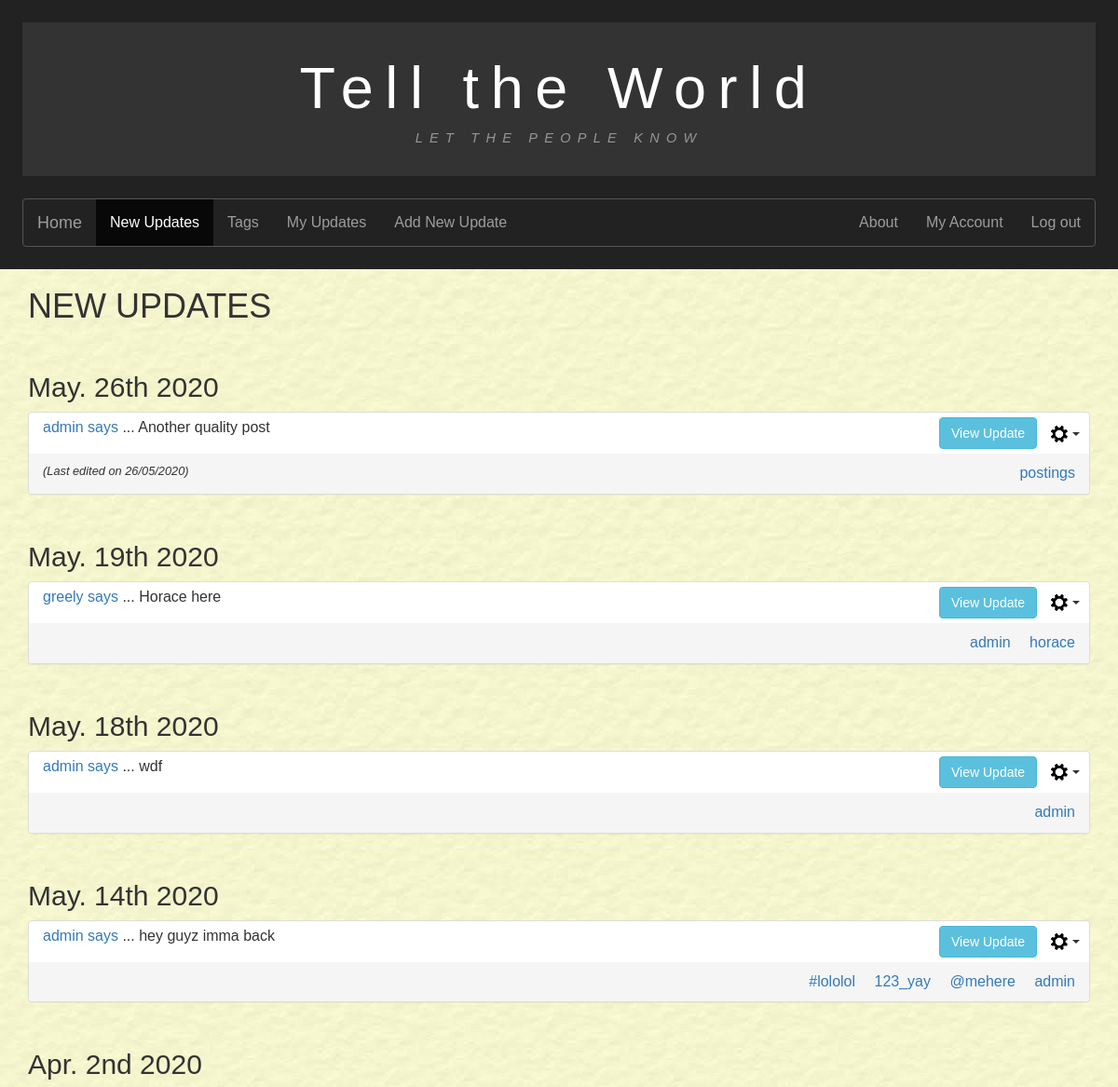
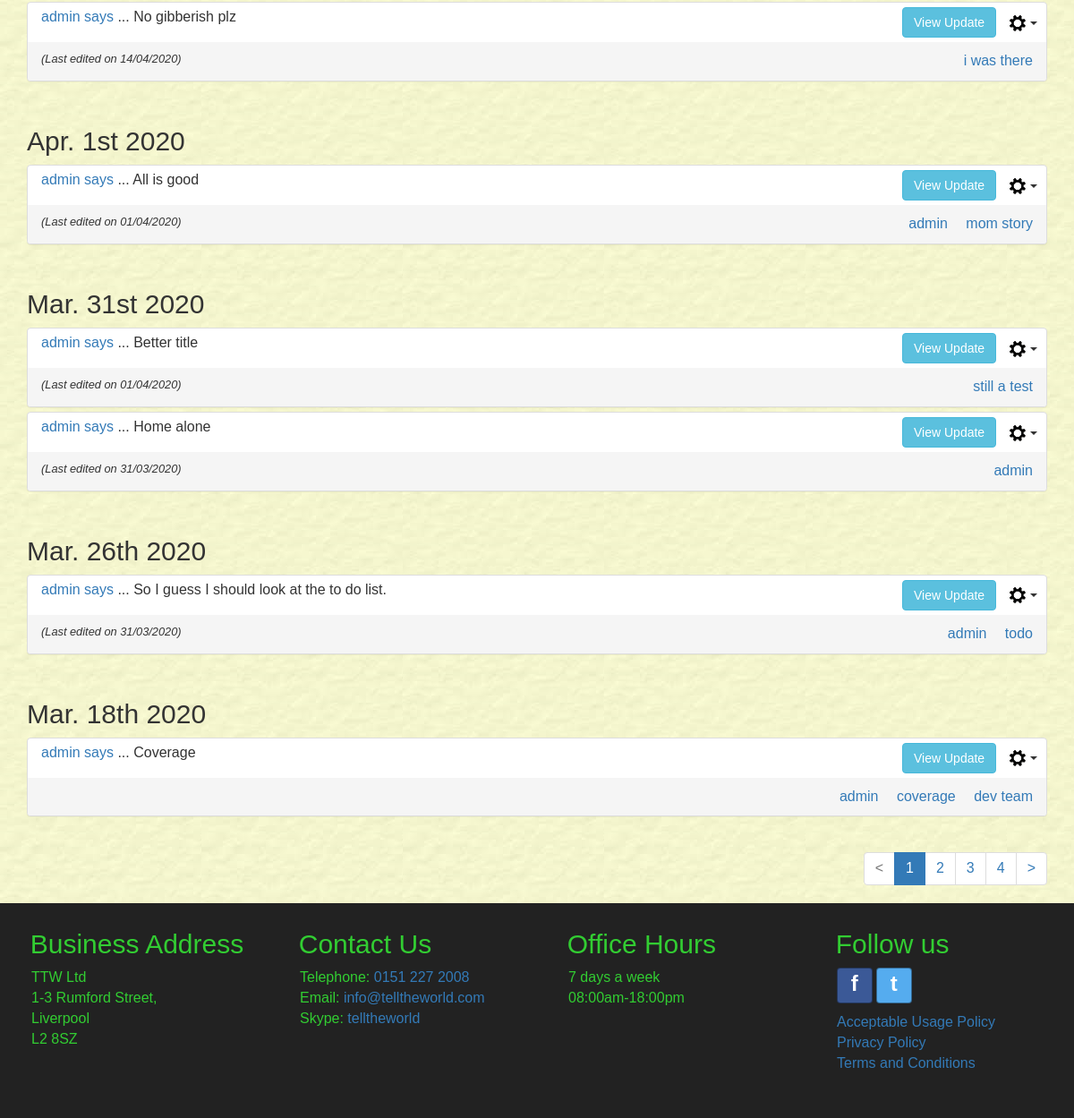
The page /newupdates/ (signed in) on the database as committed earlier (2 pictures, top to bottom).
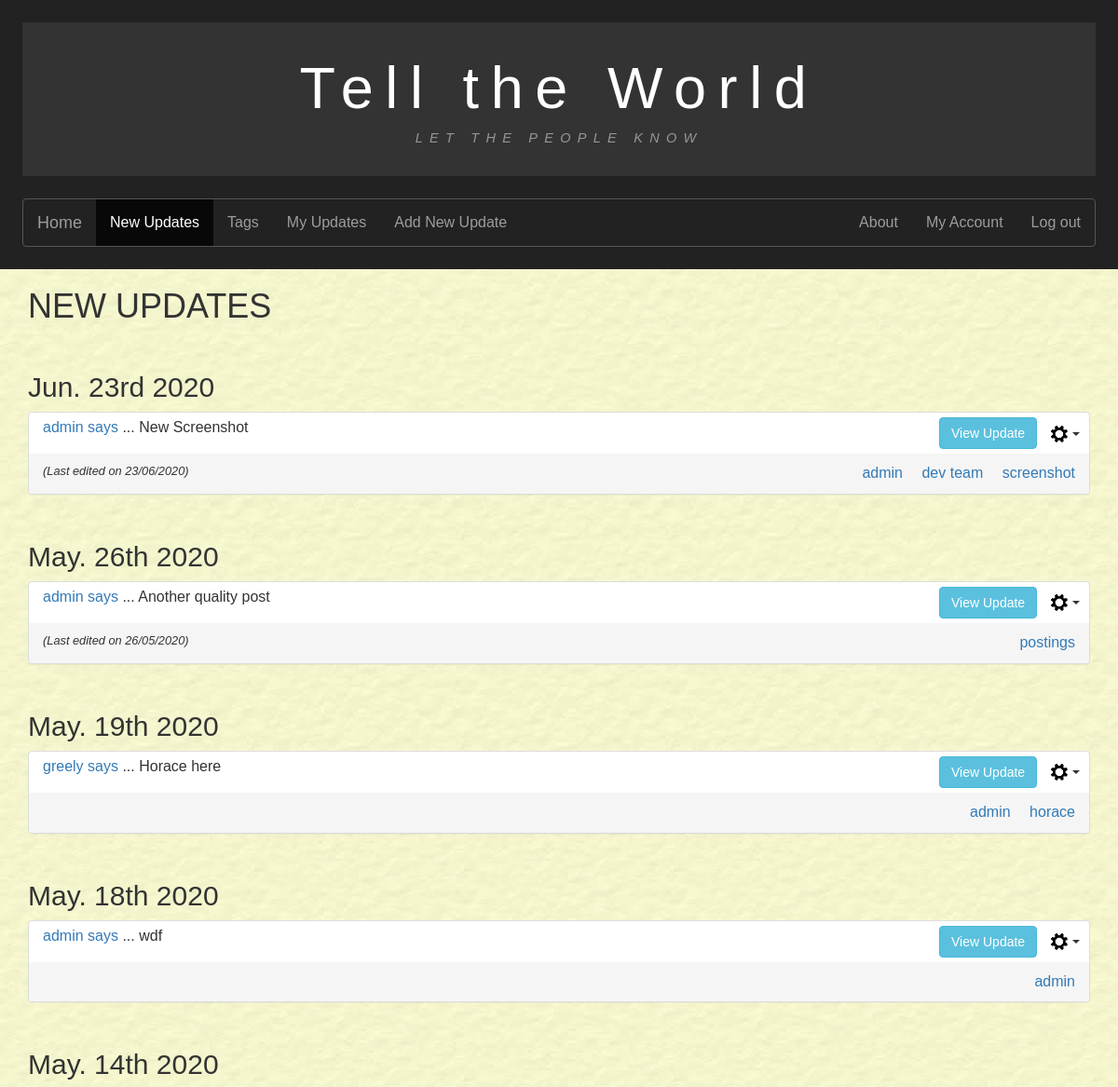
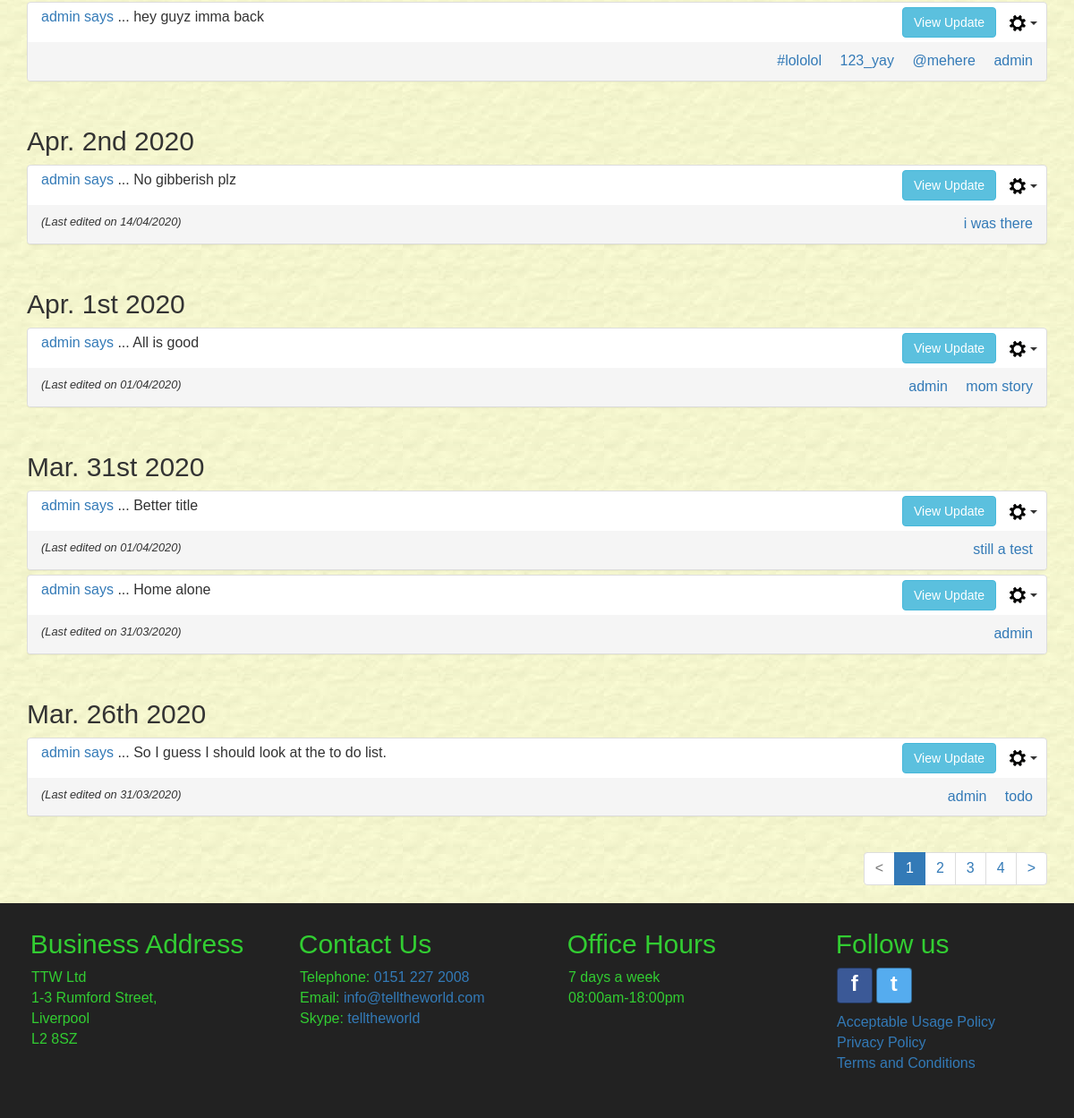
The same page on the database as committed later (2 pictures, top to bottom).
### tellings/models.py (models this page shows, shortened)
class UserPost(models.Model):
    postID = models.AutoField(primary_key=True, db_column='postID')
    user = models.ForeignKey(settings.AUTH_USER_MODEL, on_delete=models.CASCADE,
                             db_column='user')
    dateOfPost = models.DateTimeField()
    postTitle = models.CharField(max_length=35)
    postText = models.CharField(max_length=255)
    dateOfEdit = models.DateTimeField(null=True, blank=True)
    @property
    def post_tags(self):
        tagmaps = Tagmap.objects.filter(postID=self.postID)
        tagList = sorted([tag.tagID.tagName for tag in tagmaps])
        return tagList
    class Meta:
        verbose_name = "UserPost"
        verbose_name_plural = "UserPosts"

class Tag(models.Model):
    tagID = models.AutoField(primary_key=True, db_column='tagID')
    tagName = models.CharField(max_length=15)
    class Meta:
        ordering = ['tagName']
        verbose_name = "Tag"
        verbose_name_plural = "Tags"

### tellings/views.py (the view, shortened to what this page needs)
# urls.py: path('newupdates/', NewUpdatesListView.as_view(), name='newupdates'),
class NewUpdatesListView(LoginRequiredMixin, generic.ListView):
    model = UserPost
    template_name = "tellings/newupdates_list.html"
    paginate_by = 10
    http_method_names = ['get']
    def blockedUsers(self):
        current_user = self.request.user
        blockedUsers = BlockedUser.objects.filter(blockedBy=current_user)
        return [blocked.blockedUser for blocked in blockedUsers]
    def userBlockedBy(self):
        current_user = self.request.user
        blockedBy = BlockedUser.objects.filter(blockedUser=current_user)
        return [blocked.blockedBy for blocked in blockedBy]
    def hiddenPosts(self):
        current_user = self.request.user
        hiddenPosts = HiddenPost.objects.filter(hideFrom=current_user)
        return [hidden.postID.postID for hidden in hiddenPosts]
    def posts_filtered_by_blocked(self):
        blockedUsers = self.blockedUsers()
        blockedBy = self.userBlockedBy()
        blockedList = list(set().union(blockedUsers, blockedBy))
        hiddenPosts = self.hiddenPosts()
        if blockedList:
            return UserPost.objects.exclude(user__in=blockedList).exclude(postID__in=hiddenPosts).order_by('-dateOfPost')
        else:
            return UserPost.objects.exclude(postID__in=hiddenPosts).order_by('-dateOfPost')
    def get_queryset(self):
        tagName_val = False
        username_val = False
        if 'tagName' in self.request.GET:
            tagName_val = self.request.GET.get('tagName', False)
            if not Tag.objects.filter(tagName=tagName_val).exists():
                return self.posts_filtered_by_blocked()
        if tagName_val:
            tag = Tag.objects.get(tagName=tagName_val)
            tagmaps = Tagmap.objects.filter(tagID=tag)
            postList = [tm.postID.postID for tm in tagmaps]
            filteredPosts = self.posts_filtered_by_blocked()
            if username_val:
                return filteredPosts.filter(postID__in=postList, user=user_id).order_by('-dateOfPost')
            else:
                return filteredPosts.filter(postID__in=postList).order_by('-dateOfPost')
        elif username_val:
            hiddenPosts = self.hiddenPosts()
            return UserPost.objects.filter(user=user_id).exclude(postID__in=hiddenPosts).order_by('-dateOfPost')
        else:
            return self.posts_filtered_by_blocked()
    def get_context_data(self, **kwargs):
        context = super(NewUpdatesListView, self).get_context_data(**kwargs)
        current_username = self.request.user.username
        if 'tagName' in self.request.GET:
            context['tagName'] = self.request.GET.get('tagName', '')
        if 'userName' in self.request.GET:
            context['userName'] = self.request.GET.get('userName', '')
        context['current_username'] = current_username
        return context

### tellings/templatetags/my_tags.py (called while the page is built)
@register.simple_tag(takes_context=True)
def param_replace(context, **kwargs):
    d = context['request'].GET.copy()
    for k, v in kwargs.items():
        d[k] = v
    for k in [k for k, v in d.items() if not v]:
        del d[k]
    return d.urlencode()

### tellings/templates/tellings/newupdates_list.html (shortened to what this page needs)
{% extends 'tellings/base.html' %}
{% block content %}
  <div class="container-fluid main-content">
    <main class="container allUserUpdates" id="userUpdates">
      <header>
        <h1>NEW UPDATES</h1>
      </header>
      {% if userpost_list %}
      {% load static %}
      {% regroup userpost_list by dateOfPost|date:"M. jS Y" as ordered_post_list  %}
      {% for mypost in ordered_post_list %}
      <article>
        <h2 class="date-grouper">{{ mypost.grouper }}</h2>
        <div class="panel-group">
        {% for item in mypost.list %}
          <div class="panel panel-default" id="panel_post_{{ item.postID }}">
            <div class="panel-header">
              <div class="col-sm-8 panel-postTitle">
                <p><a href="{% url 'tellings:newupdates' %}?userName={{ item.user }}" name="{{ item.user }}">
                    {{ item.user }} says</a> ... <span id="postTitle_{{ item.postID }}">{{ item.postTitle }}</span></p>
              </div>
              <div class="col-sm-4 align-panel-text-right">
                <button class="btn btn-info collapse_btn view_update_btn" data-toggle="collapse"
                        data-target="#collapse{{ item.postID }}">View Update</button>
                  <div class="btn-group">
                    <button type="button" class="btn dropdown-toggle post-cog-btn" data-toggle="dropdown" aria-haspopup="true" aria-expanded="false">
                      <img src="{% static 'tellings/imgs/settings_cog.png' %}" alt="">
                      <span class = "caret"></span>
                    </button>
                  </div>
              </div>
            </div>
            <div class="panel-footer align_between">
              <span class="align-panel-footer-text-left last-edited-text">
                {% if item.dateOfEdit %}
                (Last edited on {{ item.dateOfEdit|date:"d/m/Y" }})
                {% else %}
                &nbsp;
                {% endif %}
              </span>
              <span class="align-panel-footer-text-right">
                {% for tag in item.post_tags %}
                <a class="tagLink" href="{% url 'tellings:newupdates' %}?tagName={{ tag }}" name="{{ tag }}">{{ tag }}</a>
                {% endfor %}
              </span>
            </div>
          </div>
        {% endfor %}
        </div>
      </article>
      {% endfor %}
      {% else %}
      <div class="row white-inner-container">
        <h2>No results found.</h2>
      </div>
      {% endif %}
      {% include "tellings/includes/pagination.html" %}
    </main>
  </div>
{% endblock %}

Rows that differ between the two databases and show on the page:
no longer on this page (row unchanged): UserPost: user "admin", postTitle "Coverage", post_tags "admin" "dev team", shown under "Mar. 18th 2020"
no longer on this page (row unchanged): Tag: post_tags "coverage"
added UserPost: user "admin", postTitle "New Screenshot", dateOfEdit "23/06/2020", post_tags "admin" "dev team", shown under "Jun. 23rd 2020"
added Tag: post_tags "screenshot"
Other text that changed with them:
new list line: "Jun. 23rd 2020"
list line gone: "Mar. 18th 2020"
